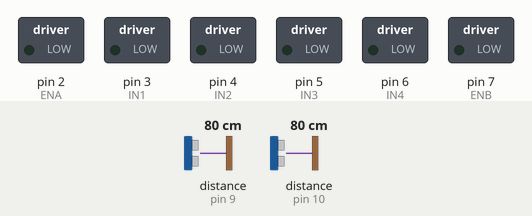
A sketch run on a simulated Arduino Mega 2560, built with avr-gcc and run on an emulated ATmega2560. On the bench: switched loads named in the sketch (green lamp = pin HIGH). Wiring (inferred from the names in the program): ultrasonic range finder: trigger pin 11; echo pin 10. The inputs (shaded band) are chosen by the test bench; at power-on: distance to the obstacle (sensors on pin 10, pin 9) 80 cm. The echo pulse lasts 58.3 µs per cm; pins used as bus, display or sensor lines are not drawn. At 20.4 s the program stops and its outputs stay as they are.

Above: at 1.3 s.
1.4 s: distance to the obstacle (sensor on pin 10) set to 7 cm
4.9 s: distance to the obstacle (sensor on pin 10) set to 4 cm
At 6.8 s:
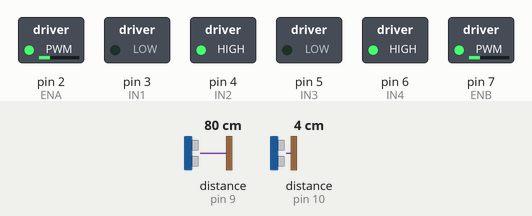
8.4 s: distance to the obstacle (sensor on pin 10) set to 9 cm
At 11.4 s:
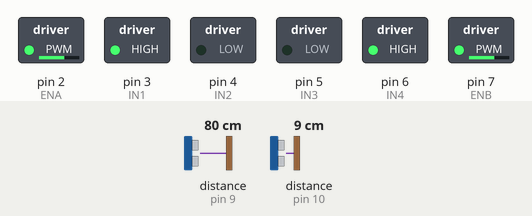
12.3 s: distance to the obstacle (sensor on pin 9) set to 32 cm
16.4 s: distance to the obstacle (sensor on pin 9) set to 27 cm
At 17.2 s:
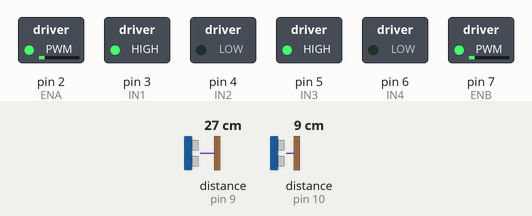
18.2 s: distance to the obstacle (sensor on pin 9) set to 2 cm
At 19.3 s:
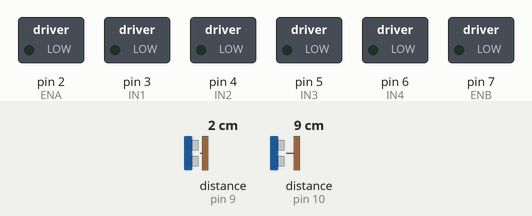
Timing chart, 0 to 21.2 s (numbered marks = the images above; inputs shaded):
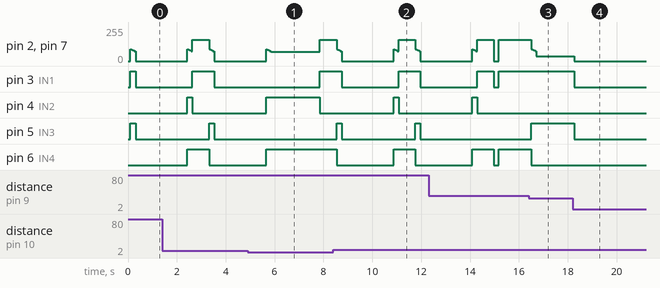

The sketch:

turntest.ino
```cpp
#include <SPI.h>
#include <MFRC522.h>

const int TRIG_TOP = 8;
const int ECHO_TOP = 9;
const int TRIG_BOTTOM = 11;
const int ECHO_BOTTOM = 10;

const int ENA = 2;
const int ENB = 7;
const int IN1 = 3;
const int IN2 = 4;
const int IN3 = 5;
const int IN4 = 6;

const int MOVE_SPEED_START = 90;
const int MOVE_SPEED_NORMAL = 70;
const int TURN_SPEED = 160;
const int FORWARD_DISTANCE = 7;
const float DETECTION_DISTANCE = 30.0;
const int NUM_SCAN_POSITIONS = 4;
const int TURN_90_DEGREES_MS = 690;
const float BACKWARD_RATIO = 0.85;
const int RAMP_DOWN_TIME = 200;
const float APPROACH_DISTANCE = 10.0;
const int BACKWARD_FROM_OBJECT_MS = 1000;

#define RST_PIN_TOP    47
#define SS_PIN_TOP     49
#define RST_PIN_BOTTOM 48
#define SS_PIN_BOTTOM  53

MFRC522 mfrc522_top(SS_PIN_TOP, RST_PIN_TOP);
MFRC522 mfrc522_bottom(SS_PIN_BOTTOM, RST_PIN_BOTTOM);

struct ColorUID {
    const char* colorName;
    byte uid[4];
};

ColorUID bottomColors[] = {
    {"Синий",   {146, 59, 27, 33}},
    {"Красный", {162, 235, 216, 33}},
    {"Зеленый", {146, 119, 102, 33}},
    {"Черный",  {210, 70, 16, 32}}
};

ColorUID topColors[] = {
    {"Синий",   {67, 29, 136, 29}},
    {"Синий",   {131, 195, 11, 28}},
    {"Красный", {211, 56, 205, 27}},
    {"Красный", {115, 43, 3, 28}},
    {"Зеленый", {195, 34, 203, 27}},
    {"Зеленый", {111, 11, 111, 11}},
    {"Белый",   {179, 51, 8, 28}},
    {"Белый",   {131, 80, 238, 27}}
};

unsigned long forwardStartTime = 0;
unsigned long forwardDuration = 0;
bool isMovingForward = false;
String detectedBottomColor = "";
String detectedColors[NUM_SCAN_POSITIONS];
int currentScanPosition = 0;
bool targetFound = false;
int foundPosition = -1;
unsigned long rotationStartTime = 0;
unsigned long rotationDuration = 0;

float getDistance(int trigPin, int echoPin);
String readRFIDColorWithRetry(MFRC522 &mfrc522, ColorUID colors[], int colorCount, int maxAttempts, int intervalMs);
String readRFIDColor(MFRC522 &mfrc522, ColorUID colors[], int colorCount);
void moveForward(int speed);
void moveForwardRamp();
void moveBackward(int speed);
void moveBackwardRamp();
void turnLeft(int speed);
void turnRight(int speed);
void stopMotor();
int calculateTimeForDistance(float distance_cm);
void scanPosition(int position);
void findAndGoToTargetColor();
void rotateAndScanForTarget();
void returnToStartPosition();
void searchForObjectAndCompare();
void goToPosition(int position);

void setup() {
    Serial.begin(9600);
    SPI.begin();

    mfrc522_top.PCD_Init();
    mfrc522_bottom.PCD_Init();

    pinMode(TRIG_TOP, OUTPUT);
    pinMode(ECHO_TOP, INPUT);
    pinMode(TRIG_BOTTOM, OUTPUT);
    pinMode(ECHO_BOTTOM, INPUT);

    pinMode(ENA, OUTPUT);
    pinMode(ENB, OUTPUT);
    pinMode(IN1, OUTPUT);
    pinMode(IN2, OUTPUT);
    pinMode(IN3, OUTPUT);
    pinMode(IN4, OUTPUT);

    stopMotor();
}

void loop() {
    for (int i = 0; i < NUM_SCAN_POSITIONS; i++) {
        detectedColors[i] = "";
    }
    currentScanPosition = 0;
    targetFound = false;
    foundPosition = -1;
    rotationDuration = 0;

    scanPosition(0);

    for (int i = 1; i < NUM_SCAN_POSITIONS; i++) {
        turnLeft(TURN_SPEED);
        delay(TURN_90_DEGREES_MS);
        stopMotor();

        scanPosition(i);
    }

    returnToStartPosition();

    searchForObjectAndCompare();

    while(true);
}

void scanPosition(int position) {
    forwardDuration = 0;
    forwardStartTime = 0;

    moveForwardRamp();

    while (getDistance(TRIG_BOTTOM, ECHO_BOTTOM) <= 5.0) {
        moveForward(MOVE_SPEED_NORMAL);
        delay(50);
    }
    stopMotor();

    if (forwardStartTime > 0) {
        forwardDuration = millis() - forwardStartTime;
    }

    detectedBottomColor = readRFIDColorWithRetry(mfrc522_bottom, bottomColors, 4, 5, 500);

    detectedColors[position] = detectedBottomColor;

    if (forwardDuration > 0) {
        unsigned long backwardTime = forwardDuration * BACKWARD_RATIO;

        moveBackwardRamp();
        delay(backwardTime);
        stopMotor();
    } else {
        moveBackwardRamp();
        delay(2000);
        stopMotor();
    }
}

void returnToStartPosition() {
    turnLeft(TURN_SPEED);
    delay(TURN_90_DEGREES_MS);
    stopMotor();
    delay(200);
}

void searchForObjectAndCompare() {
    bool objectFound = false;

    rotationStartTime = millis();

    turnLeft(TURN_SPEED);

    while (!objectFound) {
        float distance = getDistance(TRIG_TOP, ECHO_TOP);

        if (distance <= DETECTION_DISTANCE && distance > 2.0) {
            stopMotor();

            rotationDuration = millis() - rotationStartTime;

            objectFound = true;
            break;
        }

        delay(30);
    }

    if (!objectFound) {
        return;
    }

    turnLeft(TURN_SPEED);
    delay(100);
    stopMotor();

    float targetDistance = APPROACH_DISTANCE;

    moveForwardRamp();

    while (getDistance(TRIG_TOP, ECHO_TOP) > targetDistance + 2.0) {
        moveForward(MOVE_SPEED_NORMAL / 2);
        delay(100);

        float currentDist = getDistance(TRIG_TOP, ECHO_TOP);

        if (currentDist < 5.0) {
            break;
        }
    }
    stopMotor();

    String objectColor = readRFIDColorWithRetry(mfrc522_top, topColors, 8, 5, 500);

    if (objectColor == "") {
        return;
    }

    foundPosition = -1;
    for (int i = 0; i < NUM_SCAN_POSITIONS; i++) {
        if (detectedColors[i] == objectColor) {
            foundPosition = i;
            break;
        }
    }

    if (foundPosition == -1) {
        return;
    }

    moveBackwardRamp();
    delay(BACKWARD_FROM_OBJECT_MS);
    stopMotor();

    if (rotationDuration > 0) {
        turnRight(TURN_SPEED);
        delay(rotationDuration);
        stopMotor();
    }

    goToPosition(foundPosition);
}

void goToPosition(int position) {
    int turnsNeeded = position;

    for (int i = 0; i < turnsNeeded; i++) {
        turnLeft(TURN_SPEED);
        delay(TURN_90_DEGREES_MS);
        stopMotor();
        delay(200);
    }

    if (position == 3) {
        turnRight(TURN_SPEED);
        delay(TURN_90_DEGREES_MS);
        stopMotor();
        delay(200);
    }

    forwardDuration = 0;
    forwardStartTime = 0;

    moveForwardRamp();

    while (getDistance(TRIG_BOTTOM, ECHO_BOTTOM) <= 5.0) {
        moveForward(MOVE_SPEED_NORMAL);
        delay(50);
    }
    stopMotor();

    if (forwardStartTime > 0) {
        forwardDuration = millis() - forwardStartTime;
        unsigned long backwardTime = forwardDuration * BACKWARD_RATIO;

        moveBackwardRamp();
        delay(backwardTime);
        stopMotor();
    }
}

void moveForwardRamp() {
    int speedSteps = 4;
    int stepDelay = RAMP_DOWN_TIME / speedSteps;

    moveForward(MOVE_SPEED_START);
    delay(stepDelay);

    moveForward(85);
    delay(stepDelay);

    moveForward(80);
    delay(stepDelay);

    moveForward(75);
    delay(stepDelay);

    moveForward(MOVE_SPEED_NORMAL);

    if (!isMovingForward) {
        forwardStartTime = millis();
        isMovingForward = true;
    }
}

void moveBackwardRamp() {
    int speedSteps = 4;
    int stepDelay = RAMP_DOWN_TIME / speedSteps;

    moveBackward(MOVE_SPEED_START);
    delay(stepDelay);

    moveBackward(85);
    delay(stepDelay);

    moveBackward(80);
    delay(stepDelay);

    moveBackward(75);
    delay(stepDelay);

    moveBackward(MOVE_SPEED_NORMAL);
    isMovingForward = false;
}

float getDistance(int trigPin, int echoPin) {
    digitalWrite(trigPin, LOW);
    delayMicroseconds(2);
    digitalWrite(trigPin, HIGH);
    delayMicroseconds(10);
    digitalWrite(trigPin, LOW);

    long duration = pulseIn(echoPin, HIGH, 30000);
    if (duration == 0) {
        return 500.0;
    }

    float distance = duration * 0.034 / 2;
    return distance;
}

String readRFIDColorWithRetry(MFRC522 &mfrc522, ColorUID colors[], int colorCount, int maxAttempts, int intervalMs) {
    String result = "";
    int attempts = 0;

    while (result == "" && attempts < maxAttempts) {
        attempts++;

        result = readRFIDColor(mfrc522, colors, colorCount);

        if (result == "" && attempts < maxAttempts) {
            delay(intervalMs);
        }
    }

    return result;
}

String readRFIDColor(MFRC522 &mfrc522, ColorUID colors[], int colorCount) {
    if (!mfrc522.PICC_IsNewCardPresent()) {
        return "";
    }

    if (!mfrc522.PICC_ReadCardSerial()) {
        return "";
    }

    for (int i = 0; i < colorCount; i++) {
        bool match = true;
        for (byte j = 0; j < 4; j++) {
            if (mfrc522.uid.uidByte[j] != colors[i].uid[j]) {
                match = false;
                break;
            }
        }
        if (match) {
            mfrc522.PICC_HaltA();
            return String(colors[i].colorName);
        }
    }

    mfrc522.PICC_HaltA();
    return "Неизвестный";
}

int calculateTimeForDistance(float distance_cm) {
    float time_per_cm = 50.0;
    return (int)(distance_cm * time_per_cm);
}

void moveForward(int speed) {
    digitalWrite(IN1, HIGH);
    digitalWrite(IN2, LOW);
    digitalWrite(IN3, HIGH);
    digitalWrite(IN4, LOW);
    analogWrite(ENA, speed);
    analogWrite(ENB, speed);
}

void moveBackward(int speed) {
    digitalWrite(IN1, LOW);
    digitalWrite(IN2, HIGH);
    digitalWrite(IN3, LOW);
    digitalWrite(IN4, HIGH);
    analogWrite(ENA, speed);
    analogWrite(ENB, speed);
}

void turnLeft(int speed) {
    digitalWrite(IN1, HIGH);
    digitalWrite(IN2, LOW);
    digitalWrite(IN3, LOW);
    digitalWrite(IN4, HIGH);
    analogWrite(ENA, speed);
    analogWrite(ENB, speed);
    isMovingForward = false;
}

void turnRight(int speed) {
    digitalWrite(IN1, LOW);
    digitalWrite(IN2, HIGH);
    digitalWrite(IN3, HIGH);
    digitalWrite(IN4, LOW);
    analogWrite(ENA, speed);
    analogWrite(ENB, speed);
    isMovingForward = false;
}

void stopMotor() {
    digitalWrite(IN1, LOW);
    digitalWrite(IN2, LOW);
    digitalWrite(IN3, LOW);
    digitalWrite(IN4, LOW);
    analogWrite(ENA, 0);
    analogWrite(ENB, 0);
}
```

Measured:
- the behaviour switches between 6 and 5 cm on distance to the obstacle (sensor on pin 10) (found by bisection; images 0 and 1)
- the behaviour switches between 31 and 30 cm on distance to the obstacle (sensor on pin 9) (found by bisection; images 2 and 3)
- after the input at 8.4 s, pin 3 (IN1): HIGH → LOW after 0.35 s, → HIGH 2.3 s later, → LOW 0.89 s later; pin 4 (IN2): LOW → HIGH after 2.5 s, → LOW 0.20 s later
- after the input at 16.4 s, pin 2 (ENA), pin 7 (ENB): 160/255 → 35/255 after 0.11 s; pin 5 (IN3): LOW → HIGH after 0.11 s; pin 6 (IN4): HIGH → LOW after 0.11 s
- after the input at 18.2 s, pin 2 (ENA), pin 7 (ENB): 35/255 → 0/255 after 0.07 s; pin 3 (IN1), pin 5 (IN3): HIGH → LOW after 0.07 s
- by itself, pin 5 (IN3): alternates HIGH for 0.20 s and LOW for 3.0 s
